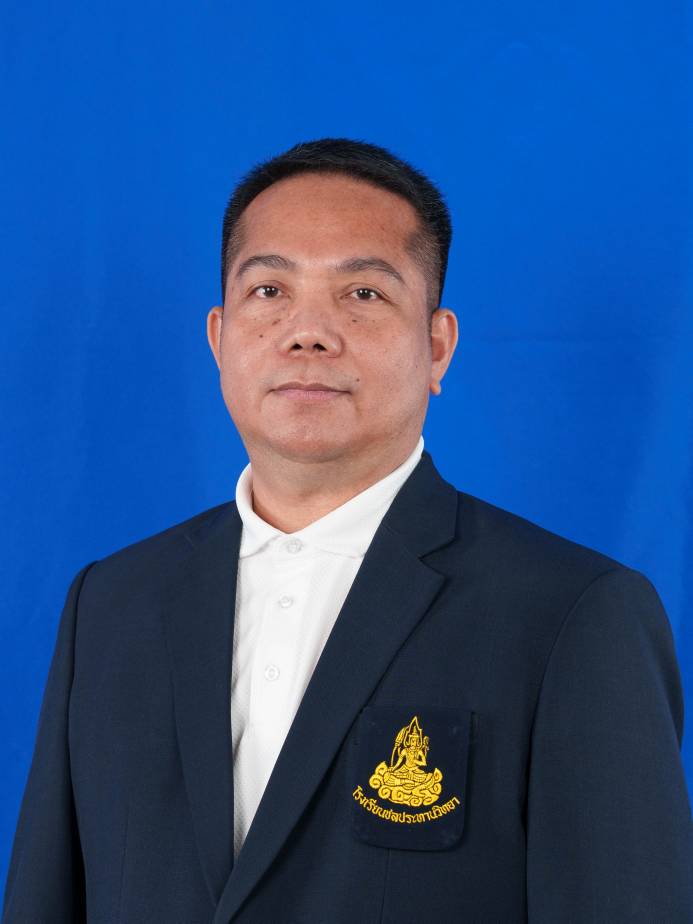
#> input picture img/teachers/raw/10023-2.jpg, 3463 x 4617 px (shown at 1/5 size); its folder holds only this picture in this run
$ python process_full_portraits.py
#> lines starting #> are read from the running program, lines starting #| are printed output that depends on the picture; after the words box and inside, x2 and y2 are one past the last pixel; in counts of white or black regions, pixels touching at a corner belong together
import os
import sys
import re

# Make sure we print utf-8
sys.stdout.reconfigure(encoding='utf-8')

try:
    import cv2
    import numpy as np
except ImportError:
    print("Error: OpenCV or NumPy is not installed. Please run: pip install opencv-python")
    sys.exit(1)

# Paths
base_dir = os.path.dirname(os.path.abspath(__file__))
teachers_dir = os.path.join(base_dir, 'img', 'teachers')
teachers_full_dir = os.path.join(teachers_dir, 'full')
raw_teachers_dir = os.path.join(teachers_dir, 'raw')

def process_full_portrait(filename):
#> called with filename = '10023-2.jpg'
    base_name = os.path.splitext(filename)[0]
    p_id = base_name.replace('-2', '')
    dest_filename = f"{p_id}.png"

    filepath = os.path.join(raw_teachers_dir, filename)
    os.makedirs(teachers_full_dir, exist_ok=True)
    dest_path = os.path.join(teachers_full_dir, dest_filename)

    img = cv2.imread(filepath)
#> img is the input picture: shape (4617, 3463, 3); mean B, G, R 136.8, 81.1, 42.1
    if img is None:
        print(f"  [!] Failed to read {filename}")
        return False

    H, W = img.shape[:2]

    # 1. Background Mask in HSV (Using the stable high-saturation threshold matching process_portraits.py)
    hsv = cv2.cvtColor(img, cv2.COLOR_BGR2HSV)
#> hsv: shape (4617, 3463, 3); mean H, S, V 94.1, 178.7, 145
    lower_blue = np.array([95, 75, 75])
    upper_blue = np.array([135, 255, 255])
    blue_mask = cv2.inRange(hsv, lower_blue, upper_blue)
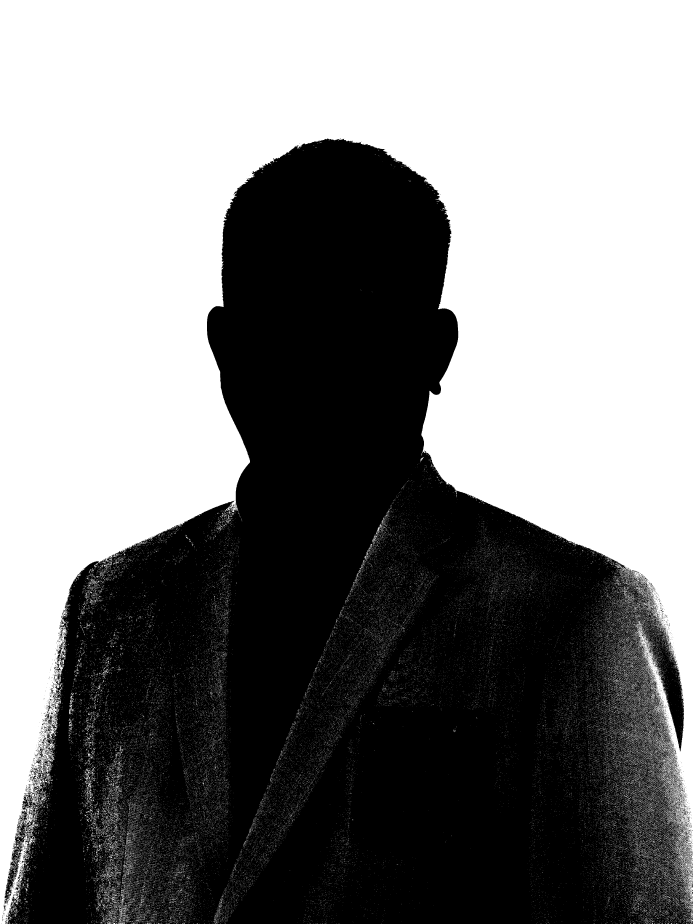
#> blue_mask: shape (4617, 3463) (shown at 1/5 size); 51.1% white; 2735 black regions (2545 under 20 px), largest, box (x1, y1, x2, y2) and area: (21, 691, 3463, 4617) 7789635, (221, 3624, 261, 3671) 545, (186, 3731, 225, 3785) 517
    subject_mask = cv2.bitwise_not(blue_mask)

    # Apply morphological close to bridge tiny gaps in outline
    kernel_close = cv2.getStructuringElement(cv2.MORPH_ELLIPSE, (5, 5))
    subject_mask = cv2.morphologyEx(subject_mask, cv2.MORPH_CLOSE, kernel_close)
#> subject_mask: shape (4617, 3463); 51.2% white; 316 black regions (84 under 20 px)

    # Fill any internal holes (reflections, badges) in the subject by drawing the largest contour filled
    contours, _ = cv2.findContours(subject_mask, cv2.RETR_EXTERNAL, cv2.CHAIN_APPROX_SIMPLE)
#> contours = 368 contours, 358 with area under 20; largest, box (x1, y1, x2, y2) and area: (20, 691, 3463, 4617) 8198872, (19, 4523, 32, 4554) 182, (3276, 2973, 3291, 2990) 50, (288, 3202, 301, 3211) 40, (3272, 2991, 3286, 3002) 34
    clean_subject_mask = np.zeros_like(subject_mask)
    cx = W // 2
    if contours:
        try:
            largest_contour = max(contours, key=cv2.contourArea)
#> largest_contour = contour of 10455 points, box (x1, y1, x2, y2) (20, 691, 3463, 4617), area 8198872
            cv2.drawContours(clean_subject_mask, [largest_contour], -1, 255, -1)
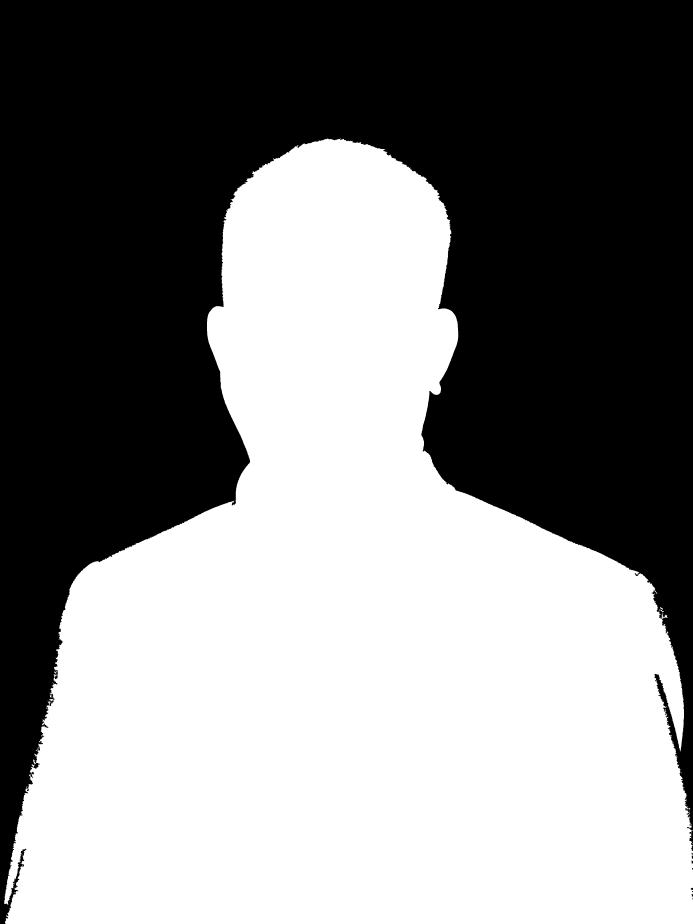
#> clean_subject_mask: shape (4617, 3463) (shown at 1/5 size); 51.3% white; 12 black regions (3 under 20 px), largest, box (x1, y1, x2, y2) and area: (0, 0, 3463, 4617) 7778975, (3446, 4154, 3463, 4228) 662, (3456, 4230, 3463, 4255) 106

            bx, by, bw, bh = cv2.boundingRect(largest_contour)
#> bx = 20; by = 691; bw = 3443; bh = 3926
            cx = bx + bw // 2
#> cx = 1741
        except Exception:
            clean_subject_mask = subject_mask
    else:
        clean_subject_mask = subject_mask

    # 2. Crop to 3:4 vertical aspect ratio (using full height H)
    target_w = int(H * 3 / 4)
    if target_w <= W:
        x1 = cx - target_w // 2
#> x1 = 10
        x2 = x1 + target_w
#> x2 = 3472
        if x1 < 0:
            x2 -= x1
            x1 = 0
        if x2 > W:
            x1 -= (x2 - W)
#> x1 = 1
            x2 = W
        crop_img = img[:, x1:x2]
        crop_mask_base = clean_subject_mask[:, x1:x2]
#> crop_mask_base: shape (4617, 3462); 51.4% white; 12 black regions (3 under 20 px), largest, box (x1, y1, x2, y2) and area: (0, 0, 3462, 4617) 7774358, (3445, 4154, 3462, 4228) 662, (3455, 4230, 3462, 4255) 106
    else:
        target_h = int(W * 4 / 3)
        y1 = 0
        y2 = min(H, target_h)
        crop_img = img[y1:y2, :]
        crop_mask_base = clean_subject_mask[y1:y2, :]

    TARGET_W = 450
    TARGET_H = 600
    crop_resized = cv2.resize(crop_img, (TARGET_W, TARGET_H), interpolation=cv2.INTER_AREA)
    mask_resized = cv2.resize(crop_mask_base, (TARGET_W, TARGET_H), interpolation=cv2.INTER_NEAREST)
#> mask_resized: shape (600, 450); 51.3% white; 7 black regions (6 under 20 px), largest, box (x1, y1, x2, y2) and area: (0, 0, 450, 600) 131572

    # 3. Soft Matte Masking calculation on original channels (to ensure clean keying)
    b_ch, g_ch, r_ch = cv2.split(crop_resized.astype(float))
    blue_diff = b_ch - np.maximum(r_ch, g_ch)

    t1 = 15.0 # definitely subject (alpha = 1.0)
    t2 = 45.0 # definitely background (alpha = 0.0)

    soft_alpha = 1.0 - (blue_diff - t1) / (t2 - t1)
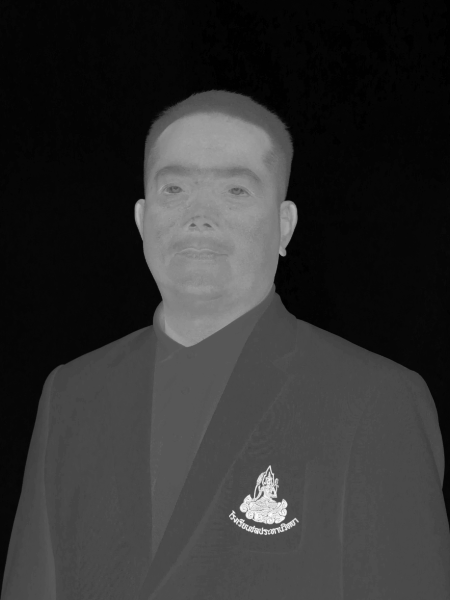
#> soft_alpha: shape (600, 450) float64; min -2.33, max 8.9, mean -0.159; drawn with min black and max white
    soft_alpha = np.clip(soft_alpha, 0.0, 1.0)

    hsv_crop = cv2.cvtColor(crop_resized, cv2.COLOR_BGR2HSV)
#> hsv_crop: shape (600, 450, 3); mean H, S, V 94.1, 177.7, 145
    h_c = hsv_crop[:, :, 0]
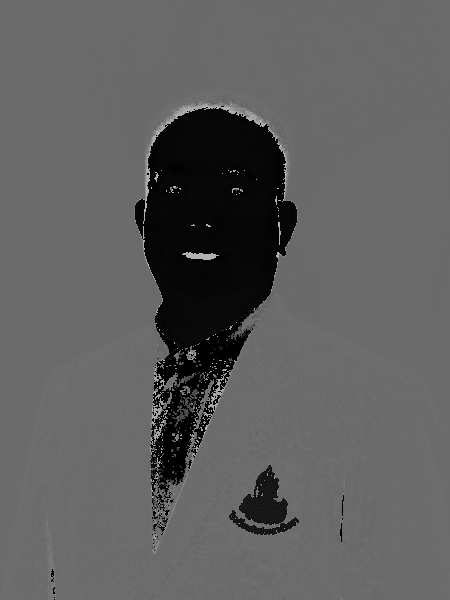
#> h_c: shape (600, 450); min 0, max 179, mean 94.1
    s_c = hsv_crop[:, :, 1]
    v_c = hsv_crop[:, :, 2]
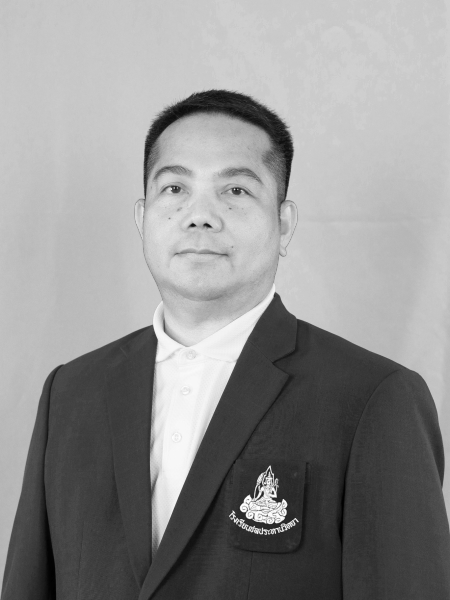
#> v_c: shape (600, 450); min 1, max 254, mean 145
    is_blue_color = (h_c >= 95) & (h_c <= 135) & (s_c >= 80) & (v_c >= 80)
#> is_blue_color: shape (600, 450) bool; 48.7% white; 42 white regions (40 under 20 px), largest, box (x1, y1, x2, y2) and area: (0, 0, 450, 600) 131479, (11, 551, 16, 566) 22

    # Only allow alpha transparency on the outer transition band (trimap boundary)
    # We dilate the background region (255 - mask_resized) to get the border zone
    kernel_dil = cv2.getStructuringElement(cv2.MORPH_ELLIPSE, (7, 7))
    bg_dilated = cv2.dilate(255 - mask_resized, kernel_dil)
#> bg_dilated: shape (600, 450); 50.4% white; 1 black region, box (x1, y1, x2, y2) and area: (7, 93, 450, 600) 133904

    alpha = np.ones_like(soft_alpha)
    # A pixel inside the teacher's suit/body cannot be transparent unless it's in the boundary zone
    is_bg_blue = is_blue_color & (bg_dilated == 255)
#> is_bg_blue: shape (600, 450) bool; 48.7% white; 11 white regions (9 under 20 px), largest, box (x1, y1, x2, y2) and area: (0, 0, 450, 600) 131400, (11, 551, 16, 566) 22
    alpha[is_bg_blue] = soft_alpha[is_bg_blue]
    alpha = cv2.GaussianBlur(alpha, (3, 3), 0)

    # 4. Safe Blue-Ratio Color Correction
    bg_sample_left = img[0:30, 0:30]
    bg_sample_right = img[0:30, W-30:W]
    bg_sample = np.vstack([bg_sample_left, bg_sample_right])
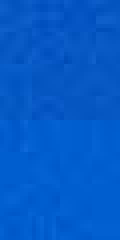
#> bg_sample: shape (60, 30, 3) (shown 4 times larger); mean B, G, R 201.2, 90.5, 3.4
    bg_b, bg_g, bg_r = np.mean(bg_sample, axis=(0, 1))
#> bg_b = 201.2; bg_g = 90.54; bg_r = 3.38

    target_bg_ratio = 2.15
    current_bg_ratio = bg_b / bg_g if bg_g > 0 else 2.2
#> current_bg_ratio = 2.22
    s_b = np.clip(target_bg_ratio / current_bg_ratio, 0.80, 1.10)
#> s_b = 0.968

    b_corr = np.clip(b_ch * s_b, 0, 255)
    crop_corrected = cv2.merge([b_corr, g_ch, r_ch]).astype(np.uint8)

    # 5. Skin Smoothing (Bilateral Filter + original blend)
    smoothed = cv2.bilateralFilter(crop_corrected, d=7, sigmaColor=35, sigmaSpace=35)
    crop_final = cv2.addWeighted(crop_corrected, 0.65, smoothed, 0.35, 0)

    # Combine soft alpha and binary mask
    final_alpha = (alpha * (mask_resized / 255.0) * 255.0).astype(np.uint8)

    # Convert BGR to BGRA and set the transparency channel
    bgra = cv2.cvtColor(crop_final, cv2.COLOR_BGR2BGRA)
    bgra[:, :, 3] = final_alpha
    bgra[final_alpha == 0, :3] = 0
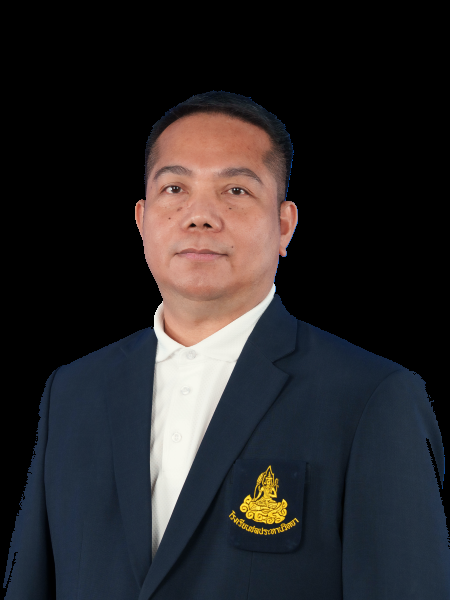
#> bgra: shape (600, 450, 4); mean B, G, R, A 40.3, 38.2, 40.2, 130.3

    # Save the output file to the root assets folder
    cv2.imwrite(dest_path, bgra)

    # Also save to preview directory if it exists to ensure local server works
    preview_teachers_full_dir = os.path.join(base_dir, 'preview', 'img', 'teachers', 'full')
    if os.path.exists(os.path.dirname(preview_teachers_full_dir)):
        os.makedirs(preview_teachers_full_dir, exist_ok=True)
        preview_dest_path = os.path.join(preview_teachers_full_dir, dest_filename)
        cv2.imwrite(preview_dest_path, bgra)

    print(f"  [+] Processed full body: {filename} -> {os.path.basename(dest_path)}")
    return True

def main():
    print("=== Bulk Personnel Full Body Portrait Processor (Transparent Mode) ===")

    if not os.path.exists(teachers_dir):
        print(f"[!] Error: Teachers directory not found: {teachers_dir}")
        sys.exit(1)

    # Find all original image files ending with -2 in the raw directory
    raw_files = os.listdir(raw_teachers_dir)
    pattern = re.compile(r'^\d+-2\.(jpg|jpeg)$', re.IGNORECASE)
    target_files = [f for f in raw_files if pattern.match(f)]

    if not target_files:
        print("No original side-profile personnel images (ending with -2) found in raw/.")
        sys.exit(1)

    print(f"Processing {len(target_files)} full body transparent portraits...")

    success_count = 0
    for f in target_files:
        if process_full_portrait(f):
            success_count += 1

    print(f"\n[+] Finished processing {success_count}/{len(target_files)} full body portraits successfully.")

if __name__ == '__main__':
    main()

$ run again, on img/teachers/raw/10081-2.jpg
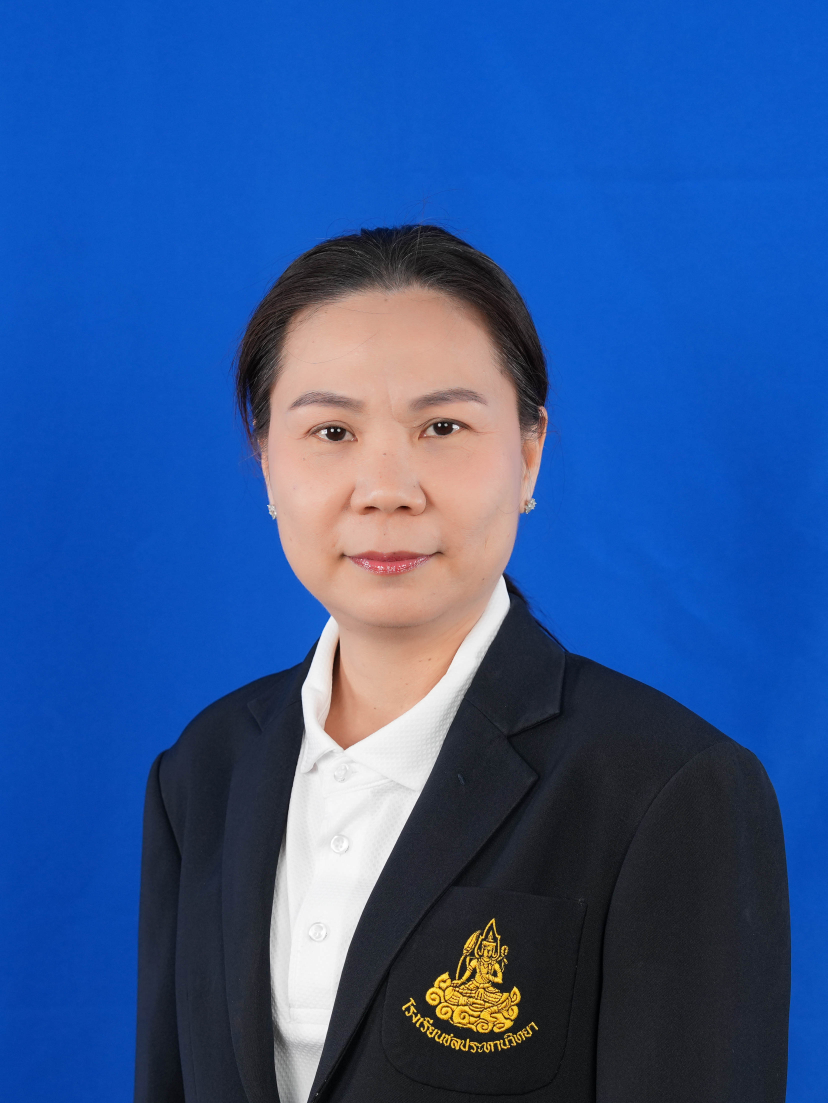
#> input picture img/teachers/raw/10081-2.jpg, 3309 x 4412 px (shown at 1/4 size)
#> in process_full_portrait, img is the input picture: shape (4412, 3309, 3); mean B, G, R 148.6, 84.6, 46.1
#> hsv: shape (4412, 3309, 3); mean H, S, V 94.8, 167.9, 156.1
#> in process_full_portrait, `blue_mask = cv2.inRange(hsv, lower_blue, upper_blue)`:
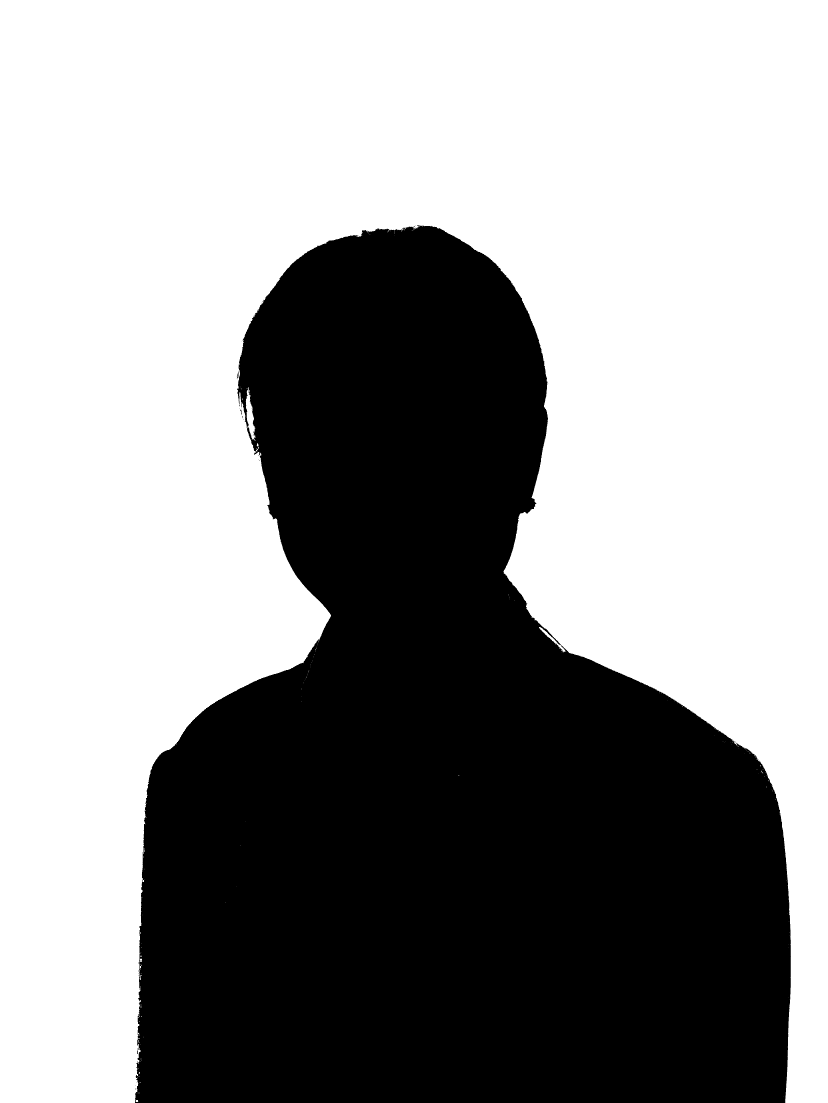
#> blue_mask: shape (4412, 3309) (shown at 1/4 size); 58.8% white; 60 black regions (57 under 20 px), largest, box (x1, y1, x2, y2) and area: (540, 900, 3164, 4412) 6008684, (949, 1486, 956, 1512) 89, (960, 1639, 968, 1659) 54
#> contours = 19 contours, 17 with area under 20; largest, box (x1, y1, x2, y2) and area: (540, 900, 3164, 4412) 6011398, (960, 1638, 968, 1659) 40
#> largest_contour = contour of 4568 points, box (x1, y1, x2, y2) (540, 900, 3164, 4412), area 6011398
#> clean_subject_mask: shape (4412, 3309); 41.2% white; 1 white region, box (x1, y1, x2, y2) and area: (540, 900, 3164, 4412) 6017200
#> bx = 540; by = 900; bw = 2624; bh = 3512
#> in process_full_portrait, `cx = bx + bw // 2`: cx = 1852
#> in process_full_portrait, `x1 = cx - target_w // 2`: x1 = 198
#> in process_full_portrait, `x2 = x1 + target_w`: x2 = 3507
#> in process_full_portrait, `x1 -= (x2 - W)`: x1 = 0
#> mask_resized: shape (600, 450); 41.2% white; 1 white region, box (x1, y1, x2, y2) and area: (74, 123, 431, 600) 111133
#> hsv_crop: shape (600, 450, 3); mean H, S, V 94.8, 167.2, 156.1
#> is_blue_color: shape (600, 450) bool; 58.8% white; 2 black regions (1 under 20 px), largest, box (x1, y1, x2, y2) and area: (73, 123, 430, 600) 111137
#> bg_dilated: shape (600, 450); 60.2% white; 1 black region, box (x1, y1, x2, y2) and area: (77, 126, 428, 600) 107503
#> is_bg_blue: shape (600, 450) bool; 58.8% white; 2 black regions (1 under 20 px), largest, box (x1, y1, x2, y2) and area: (73, 123, 430, 600) 111155
#> bg_b = 199; bg_g = 86.83; bg_r = 8.94
#> current_bg_ratio = 2.29
#> s_b = 0.938
#> in process_full_portrait, `bgra[final_alpha == 0, :3] = 0`:
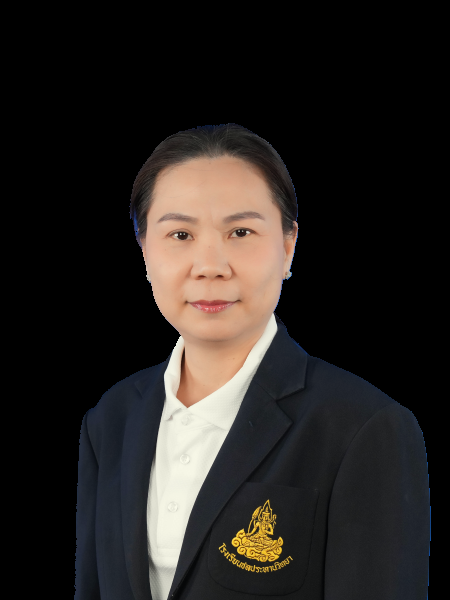
#> bgra: shape (600, 450, 4); mean B, G, R, A 32.6, 35.4, 39.6, 104.5
